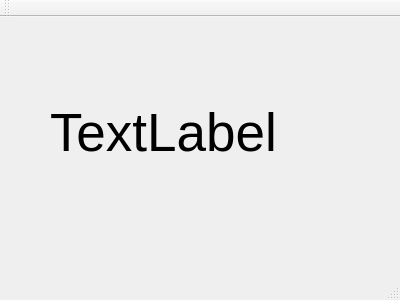
<?xml version="1.0" encoding="UTF-8"?>
<ui version="4.0">
 <class>MainWindow</class>
 <widget class="QMainWindow" name="MainWindow">
  <property name="geometry">
   <rect>
    <x>0</x>
    <y>0</y>
    <width>400</width>
    <height>300</height>
   </rect>
  </property>
  <property name="windowTitle">
   <string>MainWindow</string>
  </property>
  <widget class="QWidget" name="centralWidget">
   <widget class="QLabel" name="label">
    <property name="geometry">
     <rect>
      <x>50</x>
      <y>60</y>
      <width>321</width>
      <height>111</height>
     </rect>
    </property>
    <property name="font">
     <font>
      <pointsize>40</pointsize>
     </font>
    </property>
    <property name="text">
     <string>TextLabel</string>
    </property>
   </widget>
  </widget>
  <widget class="QMenuBar" name="menuBar">
   <property name="geometry">
    <rect>
     <x>0</x>
     <y>0</y>
     <width>400</width>
     <height>28</height>
    </rect>
   </property>
  </widget>
  <widget class="QToolBar" name="mainToolBar">
   <attribute name="toolBarArea">
    <enum>TopToolBarArea</enum>
   </attribute>
   <attribute name="toolBarBreak">
    <bool>false</bool>
   </attribute>
  </widget>
  <widget class="QStatusBar" name="statusBar"/>
 </widget>
 <layoutdefault spacing="6" margin="11"/>
 <resources/>
 <connections/>
</ui>
